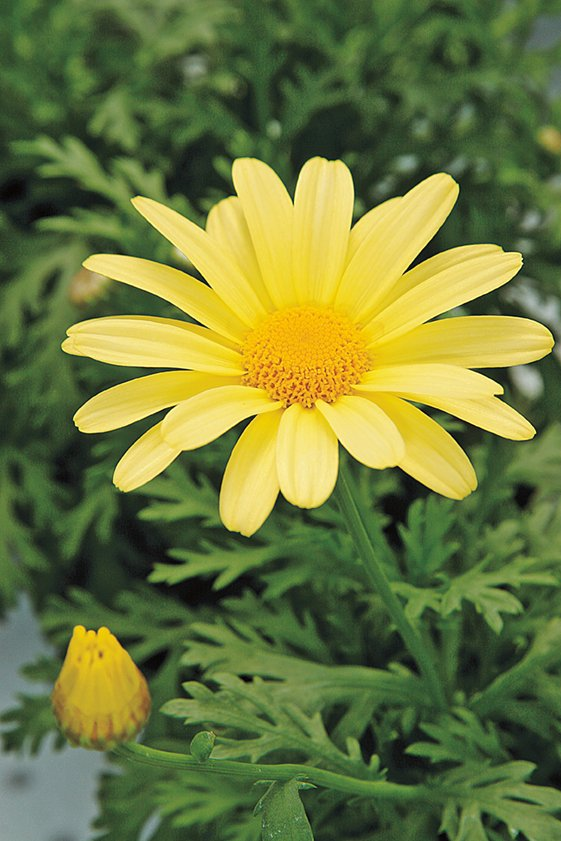
#> input picture daisy.jpg, 561 x 841 px, found by its file name
$ jupyter execute Assaignment_Q7.ipynb
#> lines starting #> are read from the running program, lines starting #| are printed output that depends on the picture
[cell 1]
#Question[07]
import cv2 as cv
import matplotlib.pyplot as plt
import numpy as np

daisy = cv.imread(r'C:\Users\ALPHAXANDER\Downloads\daisy.jpg',cv.IMREAD_COLOR)
#> daisy is the input picture: shape (841, 561, 3); mean B, G, R 60.7, 120.3, 108.5
assert daisy is not None

daisy_rgb = cv.cvtColor(daisy, cv.COLOR_BGR2RGB)

mask1 = np.zeros(daisy_rgb.shape[:2],np.uint8)
bg_model = np.zeros((1,65),np.float64)
fg_model = np.zeros((1,65),np.float64)
rect = (30,70,650,550)

cv.grabCut(daisy_rgb,mask1,rect,bg_model,fg_model,5,cv.GC_INIT_WITH_RECT)
mask2 = np.where((mask1==2)|(mask1==0),0,1).astype('uint8')

forground = daisy_rgb*mask2[:,:,np.newaxis]
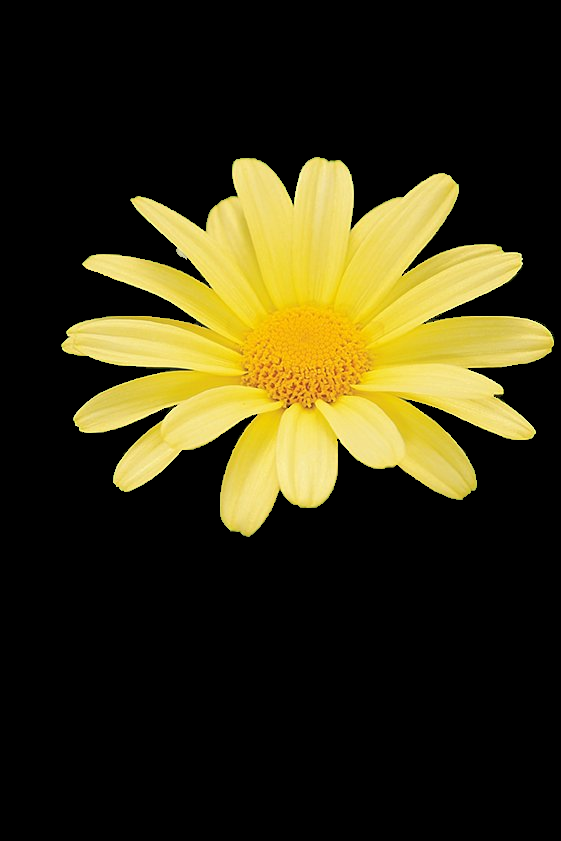
#> forground: shape (841, 561, 3); mean R, G, B 53.7, 48, 19.1
background = daisy_rgb - forground
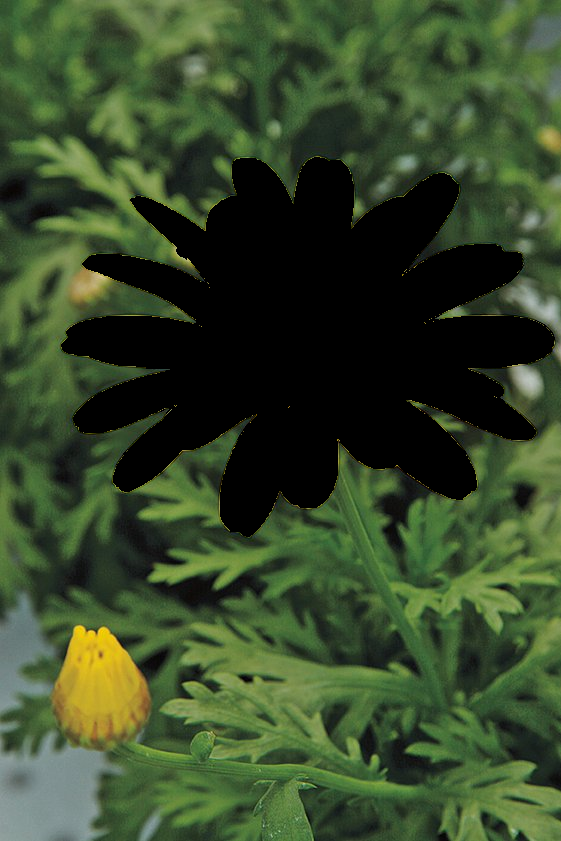
#> background: shape (841, 561, 3); mean R, G, B 54.8, 72.3, 41.5

fig, ax = plt.subplots(1,4,figsize=(16,8))
ax[0].imshow(daisy_rgb)
ax[0].set_title('Original Image')

ax[1].imshow(background)
ax[1].set_title("Background Image")
ax[2].imshow(forground)
ax[2].set_title('Forground Image')
ax[3].imshow(mask2)
ax[3].set_title("Final Mask")


blurred_bg = cv.GaussianBlur(background, (9,9), 4)
enhanced = forground + blurred_bg
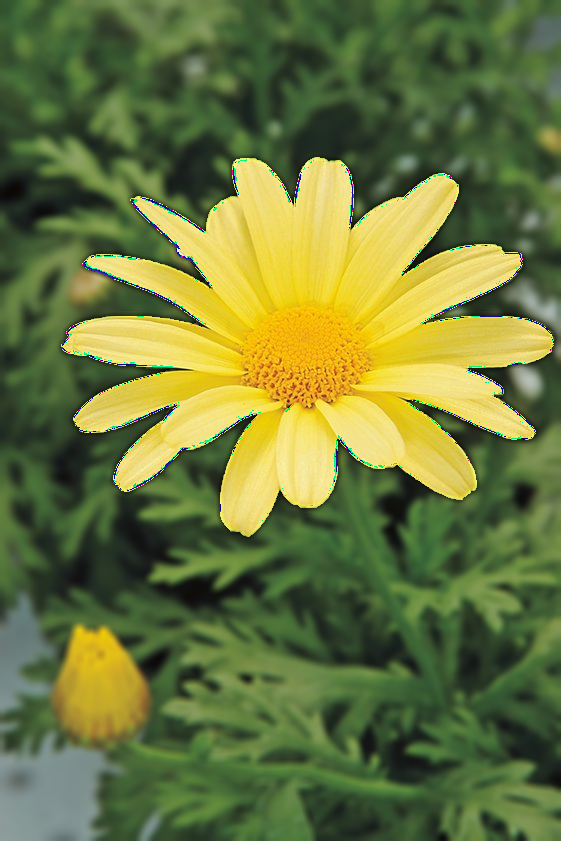
#> enhanced: shape (841, 561, 3); mean R, G, B 106.8, 119.4, 60.7

fig, ax = plt.subplots(1,2,figsize=(16,8))
ax[0].imshow(daisy_rgb)
ax[0].set_title('Original Image')
ax[1].imshow(enhanced)
ax[1].set_title('Enchanced Image')
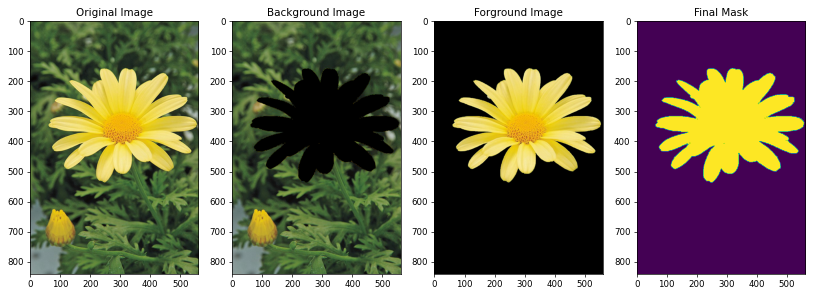
#> figure drawn by matplotlib, 4 panels

$ run again, with highlights_and_shadows.jpg copied over daisy.jpg
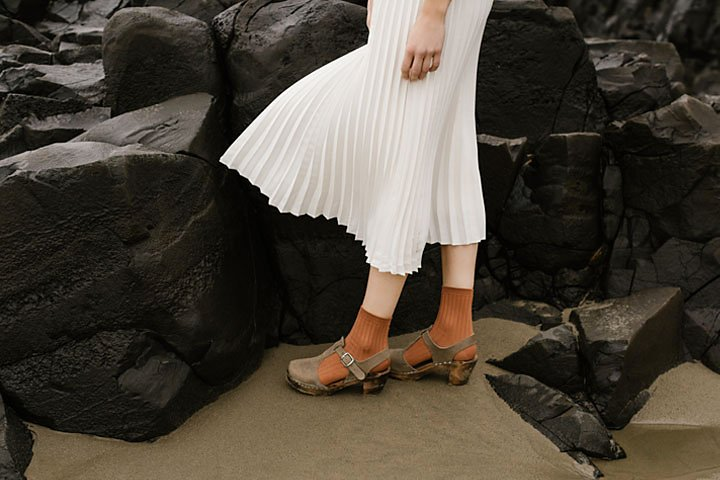
#> input picture highlights_and_shadows.jpg, 720 x 480 px, found by its file name
#> daisy is the input picture: shape (480, 720, 3); mean B, G, R 58.1, 68.6, 75.7
#> `forground = daisy_rgb*mask2[:,:,np.newaxis]`:
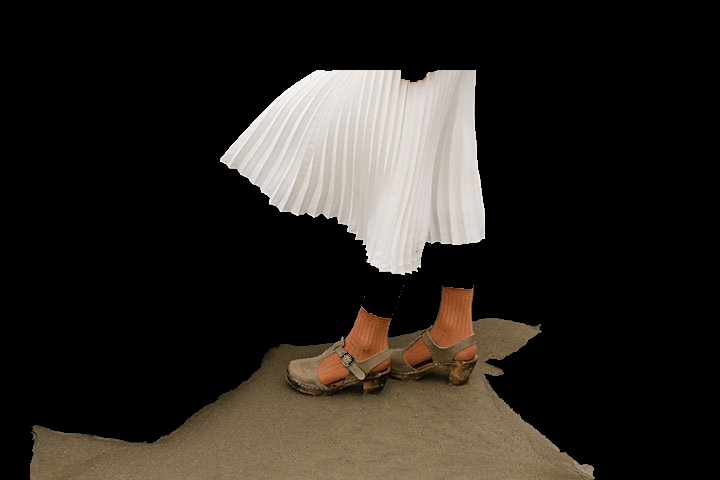
#> forground: shape (480, 720, 3); mean R, G, B 41.8, 37.7, 32.6
#> `[cell 1] #Question[07] import cv2 as cv import matplotlib.pyplot as pl..`:
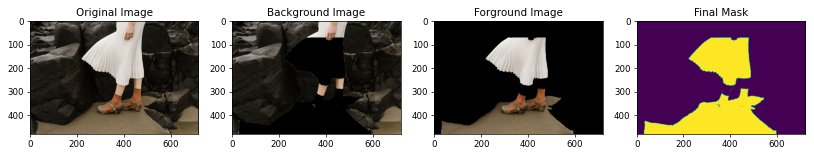
#> figure drawn by matplotlib, 4 panels
